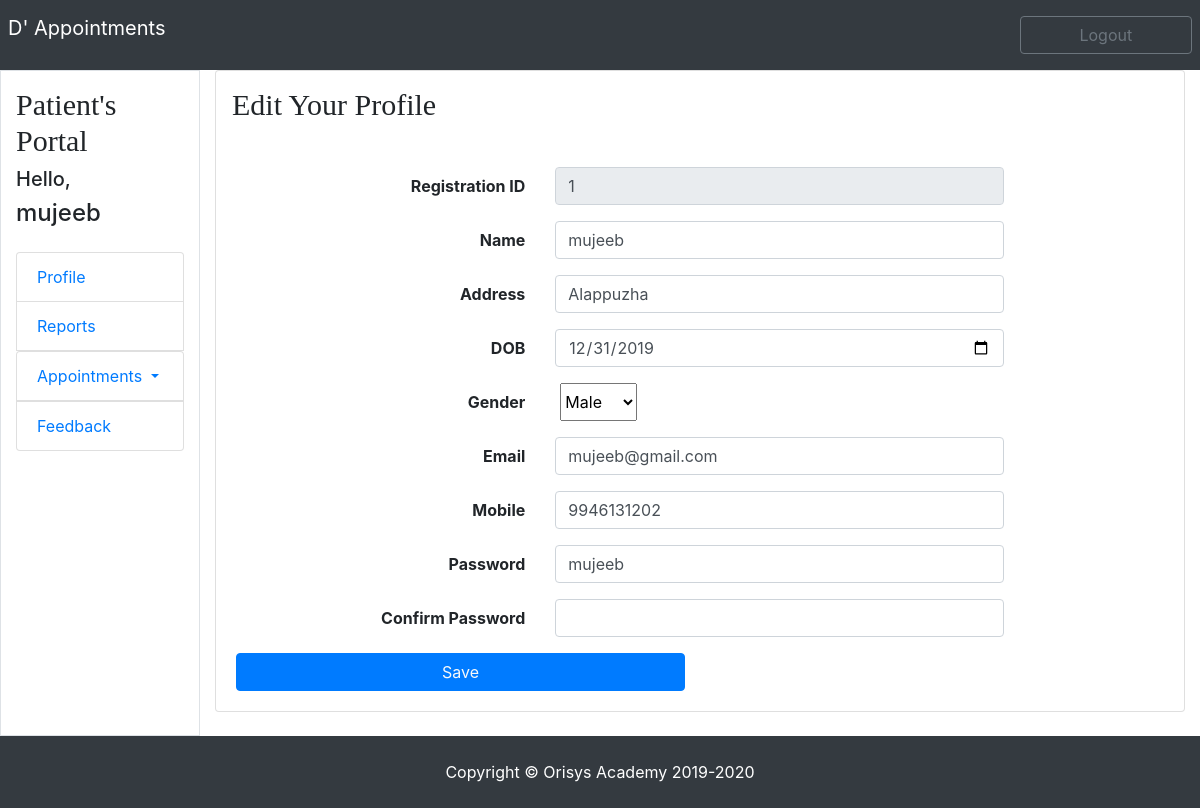
Screenshot of /appointment/patient_profile_edit.php (signed in) with the database file from the repository.
### tables this page shows
CREATE TABLE `patients` (
  `pid` int(11) NOT NULL,
  `pname` varchar(50) NOT NULL,
  `paddress` varchar(100) NOT NULL,
  `pdob` date NOT NULL,
  `pmobile` bigint(20) NOT NULL,
  `pemail` varchar(100) NOT NULL,
  `pgender` varchar(10) NOT NULL,
  `ppassword` varchar(50) NOT NULL
);

### appointment/patient_profile_edit.php (the view, shortened to what this page needs)
<?php
include('patient_header.php');
include('php_connection.php');
$var = $_SESSION['mail'];
$sql = "select * from patients where pemail='".$var."'";
$result = mysqli_query($conn,$sql);
if($row = mysqli_fetch_assoc($result))
{
?>
<section>
	<div class="cotainer">
        <div class="row justify-content-center">
            <div class="col-md-12">
                    <div class="card">
                        <h3 class="p-3 fontcol">Edit Your Profile</h3>
                        <div class="card-body">
                            <form name="my-form" onsubmit="return validform()" action="php_patient_profile_update.php" method="post">
                                <div class="form-group row">
                                    <label class="col-md-4 col-form-label text-md-right font-weight-bolder">Registration ID</label>
                                    <div class="col-md-6 ">
                                    <input type="text" id="full_name" class="form-control box-bg " name="rid" value="<?php echo $row['pid']; ?>" readonly>
                                    </div>
                                </div>
                                <div class="form-group row">
                                    <label class="col-md-4 col-form-label text-md-right font-weight-bolder">Name</label>
                                    <div class="col-md-6">
                                        <input type="text" id="email_address" class="form-control box-bg" name="name" value="<?php echo $row['pname']; ?>">
                                    </div>
                                </div>
								<div class="form-group row">
                                    <label class="col-md-4 col-form-label text-md-right font-weight-bolder">Address</label>
                                    <div class="col-md-6">
                                        <input type="text"  class="form-control box-bg" name="address" value="<?php echo $row['paddress']; ?>">
                                    </div>
                                </div>
                                <div class="form-group row">
                                    <label class="col-md-4 col-form-label text-md-right font-weight-bolder">DOB</label>
                                    <div class="col-md-6">
                                        <input type="date"  class="form-control box-bg" name="dob" value="<?php echo $row['pdob']; ?>">
                                    </div>
                                </div>
								<div class="form-group row">
                                    <label class="col-md-4 col-form-label text-md-right font-weight-bolder">Gender</label>
                                    <div class="col-md-6 d-flex form-check">
									<select name="gender">
										<option selected value="<?php echo $row['pgender']; ?>"><?php echo $row['pgender']; ?></option>
									</select>
                                    </div>
                                </div>
								 <div class="form-group row">
                                    <label class="col-md-4 col-form-label text-md-right font-weight-bolder">Email</label>
                                    <div class="col-md-6">
                                        <input type="text"  name="email" class="form-control box-bg" value="<?php echo $row['pemail']; ?>">
                                    </div>
                                </div>
                                <div class="form-group row">
                                    <label class="col-md-4 col-form-label text-md-right font-weight-bolder">Mobile</label>
                                    <div class="col-md-6">
                                        <input type="text"  class="form-control box-bg" name="mobile" value="<?php echo $row['pmobile']; ?>" >
                                    </div>
                                </div>
								<div class="form-group row">
                                    <label class="col-md-4 col-form-label text-md-right font-weight-bolder">Password</label>
                                    <div class="col-md-6">
                                        <input type="text" class="form-control box-bg" value="<?php echo $row['ppassword']; ?>" name="password">
                                    </div>
                                </div>
								<div class="form-group row">
                                    <label class="col-md-4 col-form-label text-md-right font-weight-bolder">Confirm Password</label>
                                    <div class="col-md-6">
                                        <input type="text" class="form-control box-bg" >
                                    </div>
                                </div>
								<div class="row">
                                    <div class="col-md-6 text-right">
                                        <button type="submit" class="btn btn-primary" name="submit" onclick="say()">
                                        <a class="text-light text-decoration-none">Save</a>
                                        </button>
                                    </div>
                                </div>
								</div>
                        </div>
                    </div>
            </div>
        </div>
    </div>
    <?php
		}
		?>
	</div>
</section>
    <?php include('patient_footer.php'); ?>

### appointment/patient_header.php (shortened to what this page needs)
<!DOCTYPE html>
<html lang="en">
<head>
   <link href="css/bootstrap.min.css" rel="stylesheet">
  <link href="css/style.css" rel="stylesheet">
</head>
<body>
<section class="navbar-nav navbar-dark bg-dark">
            <div class="container-fluid p-2">
                <div class="row">
                    <div class="col-10">
                        <a class="navbar-brand" href="patient_home.php">D' Appointments</a>
                    </div>
                    <div class="col-2 align-items-right">
                    <a href="php_logout.php"><button class="btn btn-outline-secondary my-2" type="submit">Logout</button></a>
                    </div>
                </div>
            </div>
        </section>
<section class="">
            <div class="container-fluid ">
                <div class="row ">
                    <div class="col-2 border align-items-right">
                        <div class="mt-3 mb">
                        <h5 class="fontcol">Patient's Portal</h5>
                        <h5>Hello,</h5><h4><?php
                        include('php_connection.php');
                        $var = $_SESSION['mail'];
                        $sql = "select * from patients where pemail='".$var."'";
                        $result = mysqli_query($conn,$sql);
                        if($row = mysqli_fetch_assoc($result))
                        {
                        echo $_SESSION['pname'] = $row['pname'];
                        }
                        ?>
                        </h4>
                            <ul class="list-group">
                                <li class="list-group-item mt-3"><a href="patient_profile.php">Profile</a></li>
                                <li class="list-group-item"><a href="patient_report.php">Reports</a></li>
                                <li class="list-group nav-item dropdown">
                                    <a class="list-group-item nav-link dropdown-toggle" href="admin_new_application.php" id="" role="" data-toggle="dropdown" aria-haspopup="true" aria-expanded="false">
                                        Appointments
                                    </a>
                                </li>
                                <li class="list-group-item mb-5"><a href="">Feedback</a>
                            </ul>
                        </div>
                    </div>
                    <div class="col-10">

### appointment/css/style.css (style rules this page uses)
.form-style input,button { width: 100%; }
.fontcol { font-family:fantasy; font-size: 30px; }
.box-bg { outline:none; }
.mb { margin-bottom: 236px;; }

### rows the page displays
patients: pname "mujeeb", rid "1", name "mujeeb", address "Alappuzha", dob "12/31/2019", gender "Male", email "mujeeb@gmail.com", mobile "9946131202", password "mujeeb"
